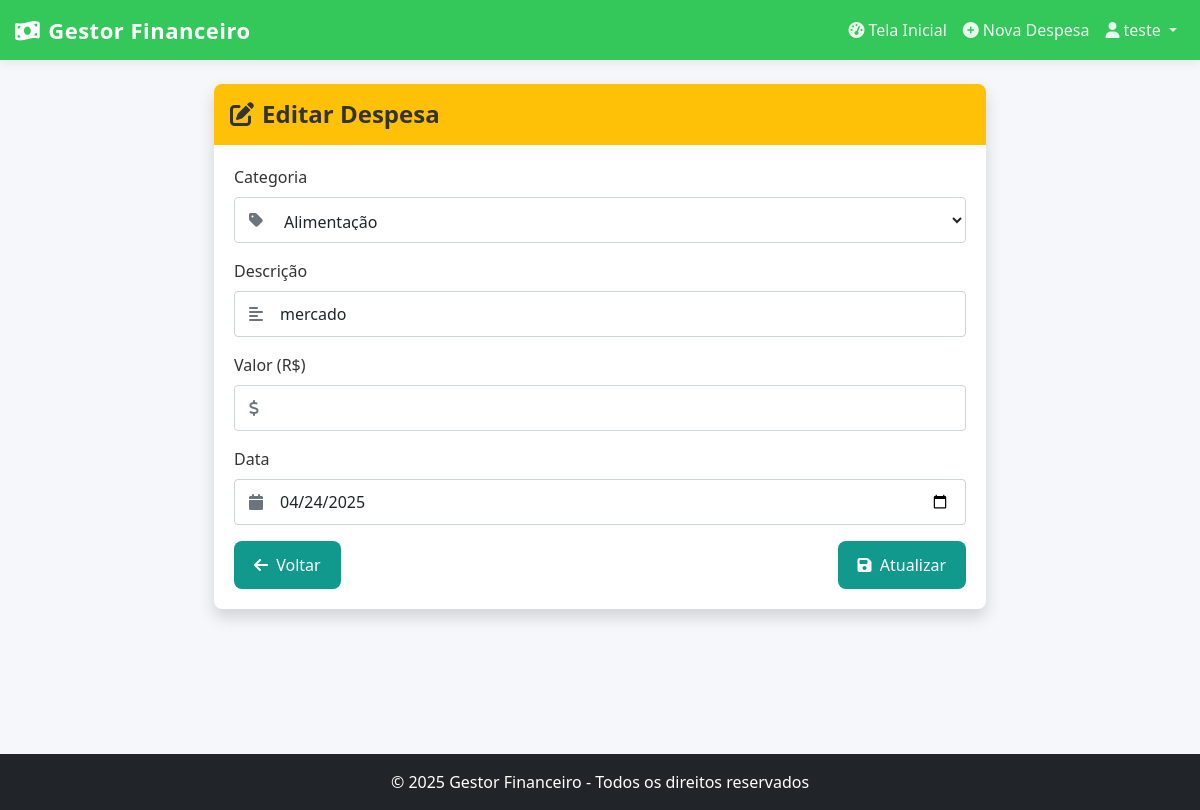
Page /editar/3/ (signed in) on the committed database.
### despesas/models.py (models this page shows, shortened)
class Despesa(models.Model):
    usuario = models.ForeignKey(User, on_delete=models.CASCADE)
    categoria = models.ForeignKey(Categoria, on_delete=models.CASCADE)
    descricao = models.CharField(max_length=200)
    valor = models.DecimalField(max_digits=10, decimal_places=2)
    data = models.DateField(default=timezone.now)
    class Meta:
        verbose_name = 'Despesa'
        verbose_name_plural = 'Despesas'
        ordering = ['-data']

class Categoria(models.Model):
    nome = models.CharField(max_length=100)
    descricao = models.TextField(blank=True, null=True)
    class Meta:
        verbose_name = 'Categoria'
        verbose_name_plural = 'Categorias'
        ordering = ['nome']

### despesas/views.py (the view)
# urls.py: path('editar/<int:pk>/', views.DespesaUpdate.as_view(), name='editar_despesa'),
class DespesaUpdate(LoginRequiredMixin, UpdateView):
    model = Despesa
    template_name = 'despesas/editar_despesa.html'
    fields = ['categoria', 'descricao', 'valor', 'data']
    success_url = reverse_lazy('dashboard')
    def get_queryset(self):
        return Despesa.objects.filter(usuario=self.request.user)

### despesas/templates/despesas/editar_despesa.html (shortened to what this page needs)
{% extends 'despesas/base.html' %}
{% block content %}
<div class="row justify-content-center">
    <div class="col-md-8">
        <div class="card shadow">
            <div class="card-header bg-warning text-white">
                <h4 class="mb-0"><i class="fas fa-edit me-2"></i>Editar Despesa</h4>
            </div>
            <div class="card-body">
                <form method="post">
                    <div class="mb-3">
                        <label for="id_categoria" class="form-label">Categoria</label>
                        <div class="form-control-icon">
                            <i class="fas fa-tag"></i>
                            <select name="categoria" id="id_categoria" class="form-control" required>
                                {% for cat in form.fields.categoria.queryset %}
                                    <option value="{{ cat.id }}" {% if cat.id == form.instance.categoria.id %}selected{% endif %}>
                                        {{ cat.nome }}
                                    </option>
                                {% endfor %}
                            </select>
                        </div>
                    </div>
                    <div class="mb-3">
                        <label for="id_descricao" class="form-label">Descrição</label>
                        <div class="form-control-icon">
                            <i class="fas fa-align-left"></i>
                            <input type="text" name="descricao" id="id_descricao" class="form-control" value="{{ form.instance.descricao }}" required>
                        </div>
                    </div>
                    <div class="mb-3">
                        <label for="id_valor" class="form-label">Valor (R$)</label>
                        <div class="form-control-icon">
                            <i class="fas fa-dollar-sign"></i>
                            <input type="number" name="valor" id="id_valor" class="form-control" step="0.01" min="0.01" value="{{ form.instance.valor }}" required>
                        </div>
                    </div>
                    <div class="mb-3">
                        <label for="id_data" class="form-label">Data</label>
                        <div class="form-control-icon">
                            <i class="fas fa-calendar"></i>
                            <input type="date" name="data" id="id_data" class="form-control" value="{{ form.instance.data|date:'Y-m-d' }}" required>
                        </div>
                    </div>
                    <div class="d-flex justify-content-between">
                        <a href="{% url 'dashboard' %}" class="btn btn-secondary">
                            <i class="fas fa-arrow-left me-1"></i> Voltar
                        </a>
                        <button type="submit" class="btn btn-warning">
                            <i class="fas fa-save me-1"></i> Atualizar
                        </button>
                    </div>
                </form>
            </div>
        </div>
    </div>
</div>
{% endblock %}

### despesas/templates/despesas/base.html (shortened to what this page needs)
{% load static %}
<!DOCTYPE html>
<html lang="pt-br">
<head>
    <link href="https://cdn.jsdelivr.net/npm/bootstrap@5.3.0/dist/css/bootstrap.min.css" rel="stylesheet">
    <link rel="stylesheet" href="https://cdnjs.cloudflare.com/ajax/libs/font-awesome/6.4.0/css/all.min.css">
    <link rel="stylesheet" href="{% static 'despesas/css/styles.css' %}">
</head>
<body>
    <div class="content-wrapper">
        <nav class="navbar navbar-expand-lg navbar-dark bg-success mb-4">
            <div class="container">
                <a class="navbar-brand" href="{% url 'dashboard' %}">
                    <i class="fas fa-money-bill-wave me-2"></i>Gestor Financeiro
                </a>
                <div class="collapse navbar-collapse" id="navbarNav">
                    <ul class="navbar-nav ms-auto">
                        {% if user.is_authenticated %}
                        <li class="nav-item">
                            <a class="nav-link" href="{% url 'dashboard' %}">
                                <i class="fas fa-tachometer-alt me-1"></i>Tela Inicial
                            </a>
                        </li>
                        <li class="nav-item">
                            <a class="nav-link" href="{% url 'nova_despesa' %}">
                                <i class="fas fa-plus-circle me-1"></i>Nova Despesa
                            </a>
                        </li>
                        <li class="nav-item dropdown">
                            <a class="nav-link dropdown-toggle" href="#" id="navbarDropdown" role="button" data-bs-toggle="dropdown">
                                <i class="fas fa-user me-1"></i>{{ user.username }}
                            </a>
                        </li>
                        {% else %}
                        <li class="nav-item">
                            <a class="nav-link" href="{% url 'login' %}">
                                <i class="fas fa-sign-in-alt me-1"></i>Entrar
                            </a>
                        </li>
                        {% endif %}
                    </ul>
                </div>
            </div>
        </nav>
        <div class="container" id="main-content">
            {% block content %}{% endblock %}
        </div>
    </div>
    <footer class="bg-dark text-white text-center py-3">
        <div class="container">
            <p class="mb-0">&copy; {% now "Y" %} Gestor Financeiro - Todos os direitos reservados</p>
        </div>
    </footer>
</body>
</html>

### despesas/static/despesas/css/styles.css (style rules this page uses)
:root { --cor-primaria: #34c759; --cor-primaria-hover: #2db54f; --cor-secundaria: #007bff; --cor-texto: #333; --cor-texto-secundario: #666; --cor-fundo: #f5f5f5; --cor-card: #fff; --cor-borda: #e0e0e0; --cor-despesa: #F96262; --cor-receita: #34c759; --sombra-padrao: 0 2px 10px rgba(0,0,0,0.08); --primary-color: #11998e; --primary-light: #66c2bb; --primary-dark: #0c6e67; --secondary-color: #38ef7d; --text-color: #333; --light-text: #767676; --background-color: #f8f9fa; --card-bg: #ffffff; --success-color: #28a745; --warning-color: #ffc107; --danger-color: #dc3545; }
body { background-color: #f5f7fb; font-family: 'Poppins', 'Segoe UI', Tahoma, Geneva, Verdana, sans-serif; color: var(--text-color); margin: 0; padding: 0; min-height: 100vh; display: flex; flex-direction: column; }
.container { max-width: 1200px; margin: 0 auto; padding: 0 15px; flex: 1; }
h1, h2, h3, h4, h5, h6 { margin-top: 0; font-weight: 600; color: var(--text-color); }
a { color: var(--primary-color); text-decoration: none; transition: color 0.3s; }
.navbar { background-color: #34c759 !important; box-shadow: var(--sombra-padrao); border: none; height: 60px; }
.navbar-brand { font-weight: 700; letter-spacing: 0.5px; color: white !important; font-size: 22px; }
.navbar-brand i { margin-right: 8px; }
.nav-link { font-weight: 500; transition: all 0.3s ease; color: rgba(255, 255, 255, 0.9) !important; }
.card { border-radius: 8px; overflow: hidden; box-shadow: var(--sombra-padrao); margin-bottom: 24px; border: none; transition: transform 0.2s ease, box-shadow 0.2s ease; }
.card-header { border-bottom: none; padding: 1rem; background-color: var(--cor-card); font-weight: 600; color: var(--cor-texto); }
.card-body { padding: 20px; }
.btn { display: inline-block; font-weight: 500; text-align: center; vertical-align: middle; cursor: pointer; background-color: var(--primary-color); color: white; border: none; padding: 12px 20px; font-size: 1rem; border-radius: 8px; transition: background-color 0.3s, transform 0.3s; }
.form-control { width: 100%; padding: 12px 15px; font-size: 1rem; border: 1px solid #ced4da !important; border-radius: 8px; transition: border-color 0.3s, box-shadow 0.3s; margin-bottom: 8px; background-color: #ffffff !important; }
.form-label { font-weight: 500; margin-bottom: 0.5rem; display: block; color: var(--text-color); }
html, body { height: 100%; margin: 0; padding: 0; }
body { display: flex; flex-direction: column; min-height: 100vh; }
.content-wrapper { flex: 1 0 auto; width: 100%; }
footer { flex-shrink: 0; background-color: #212529 !important; color: white !important; width: 100%; padding: 15px 0; margin-top: auto; position: relative; }
.form-control { background-color: #ffffff !important; border: 1px solid #ced4da !important; }
.card { border-radius: 8px; overflow: hidden; }
.card-header { border-bottom: none; padding: 1rem; }
#main-content { min-height: calc(100vh - 130px); }
.form-control-icon { position: relative; }
.form-control-icon i { position: absolute; left: 15px; top: 50%; transform: translateY(-50%); color: #6c757d; z-index: 10; }
.form-control-icon .form-control { padding-left: 45px; height: 46px; border-radius: 4px; background-color: #fff !important; }
.form-control-icon select.form-control { padding-left: 45px; height: 46px; appearance: auto; background-color: #fff !important; }
.form-control-icon input[type="date"].form-control { padding-left: 45px; height: 46px; background-color: #fff !important; }
.form-control-icon input[type="number"].form-control { padding-left: 45px; height: 46px; background-color: #fff !important; }

### rows in the picture
Despesa: categoria "Alimentação", descricao "mercado", data "04/24/2025"

### other values in the picture
{{ user.username }} "teste"
